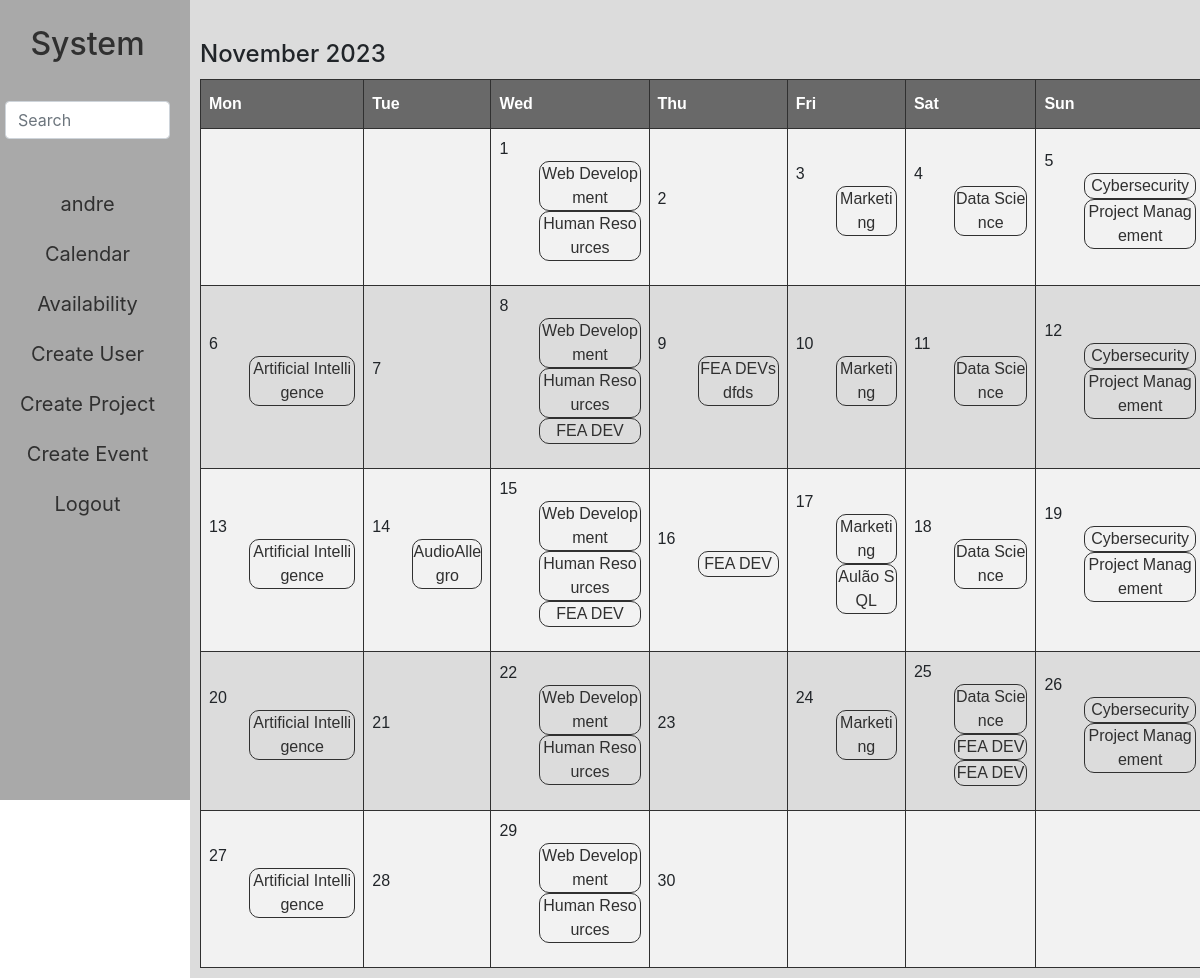
Screenshot of /calendar (signed in) with the database file from the repository.
### system/models.py (models this page shows, shortened)
class User(AbstractUser):
    position = models.ForeignKey("Position", on_delete=models.CASCADE, related_name="user_position", default=None, blank=True, null=True)
    group = models.ForeignKey("Group", on_delete=models.CASCADE, related_name="user_group", blank=True, null=True, default=None)
    area = models.ForeignKey("Area", on_delete=models.CASCADE, related_name="user_area", default=None, blank=True, null=True)
    biography = models.TextField(max_length=250, blank=True, null=True)

class Group(models.Model):
    ai = "Artificial Intelligence"
    cs = "Cybersecurity"
    ds = "Data Science"
    wd = "Web Development"
    GROUP_CHOICES = (
        (ai, "Artificial Intelligence"),
        (cs, "Cybersecurity"),
        (ds, "Data Science"),
        (wd, "Web Development"),
    )
    name = models.CharField(max_length=30, choices=GROUP_CHOICES)
    description = models.TextField(max_length=500, blank=True, null=True)
    start_time = models.TimeField()
    end_time = models.TimeField()
    meeting_day = models.CharField(max_length=20, choices=DAY_CHOICES)

class Area(models.Model):
    rh = "Human Resources"
    mkt = "Marketing"
    project = "Project Management"
    AREA_CHOICES = (
        (rh, "Human Resources"),
        (mkt, "Marketing"),
        (project, "Project Management"),
    )
    name = models.CharField(max_length=30, choices=AREA_CHOICES)
    description = models.TextField(max_length=500, blank=True, null=True)
    start_time = models.TimeField()
    end_time = models.TimeField()
    meeting_day = models.CharField(max_length=20, choices=DAY_CHOICES)

class Project(models.Model):
    group = models.ForeignKey("Group", on_delete=models.CASCADE, related_name="project_group")
    responsible = models.ForeignKey("User", on_delete=models.CASCADE, related_name="project_responsible")
    members = models.ManyToManyField("User", blank=True, related_name="project_members")
    name = models.CharField(max_length=50)
    description = models.TextField(max_length=500, blank=True, null=True)
    start_day = models.DateTimeField()
    end_day = models.DateTimeField(blank=True, null=True)
    created = models.DateTimeField(auto_now_add=True)
    category = models.CharField(max_length=20, blank=True, null=True)

class Event(models.Model):
    area = models.ForeignKey("Area", on_delete=models.CASCADE, related_name="event_area")
    responsible = models.ForeignKey("User", on_delete=models.CASCADE, related_name="event_responsible")
    members_planned = models.ManyToManyField("User", blank=True, related_name="event_members_planned")
    members_present = models.ManyToManyField("User", blank=True, related_name="event_members_present", default=None, null=True)
    name = models.CharField(max_length=50)
    description = models.TextField(max_length=500)
    start_day = models.DateTimeField()
    end_day = models.DateTimeField(blank=True, null=True)
    created = models.DateTimeField(auto_now_add=True)
    category = models.CharField(max_length=20, blank=True, null=True)

### system/views.py (the view)
# urls.py: path("calendar", views.calendar, name="calendar"),
@login_required(login_url="login")
def calendar(request):
    month = dt.datetime.now().month
    year = dt.datetime.now().year
    cal = Calendar().monthdays2calendar(year, month)
    projects = Project.objects.filter(start_day__month=month, start_day__year=year).order_by("start_day")
    events = Event.objects.filter(start_day__month=month, start_day__year=year).order_by("start_day")
    areas = Area.objects.all().order_by("meeting_day")
    groups = Group.objects.all().order_by("meeting_day")
    event_dict = {}
    for event in events:
        day_str = str(event.start_day.day)
        if day_str not in event_dict:
            event_dict[day_str] = [event]
        else:
            event_dict[day_str].append(event)
    project_dict = {}
    for project in projects:
        day_str = str(project.start_day.day)
        if day_str not in project_dict:
            project_dict[day_str] = [project]
        else:
            project_dict[day_str].append(project)
    area_dict = {}
    for area in areas:
        day_str = str(area.meeting_day)
        if day_str not in area_dict:
            area_dict[day_str] = [area]
        else:
            area_dict[day_str].append(area)
    group_dict = {}
    for group in groups:
        day_str = str(group.meeting_day)
        if day_str not in group_dict:
            group_dict[day_str] = [group]
        else:
            group_dict[day_str].append(group)
    return render(request, "system/calendar.html", {
        "calendar": cal,
        "month": month_name[month],
        "year": year,
        "event_dict": event_dict,
        "project_dict": project_dict,
        "area_dict": area_dict,
        "group_dict": group_dict
    })

### system/templatetags/custom_tags.py (called while the page is built)
@register.filter
def get_item(dictionary, key):
    return dictionary.get(str(key))

@register.filter
def verify(dictionary, key):
    return str(key) in dictionary

### system/templates/system/calendar.html
{% extends "system/layout.html" %}
{% load custom_tags %}
{% block body %}
    <div>
        <div>
            <h4 class="day-calendar">{{ month }} {{ year }}</h4>
        </div>
        <table id="calendar">
            <tr class="header-calendar">
                <th>Mon</th>
                <th>Tue</th>
                <th>Wed</th>
                <th>Thu</th>
                <th>Fri</th>
                <th>Sat</th>
                <th>Sun</th>
            </tr>
            {% for cal in calendar %}
                <tr>
                {% for day, weekday in cal %}
                    {% if day == 0 %}
                        <td></td>
                    {% else %}
                        <td>
                            <span>
                                {{ day }}
                            </span>
                            <span>
                                <ul>
                                    {% if group_dict|verify:weekday %}
                                        {% with group_list=group_dict|get_item:weekday %}
                                            {% for group in group_list %}
                                                <li>
                                                    <a href="#">{{ group.name }}</a>
                                                </li>
                                            {% endfor %}
                                        {% endwith %}
                                    {% endif %}
                                    {% if area_dict|verify:weekday %}
                                        {% with area_list=area_dict|get_item:weekday %}
                                            {% for area in area_list %}
                                                <li>
                                                    <a href="#">{{ area.name }}</a>
                                                </li>
                                            {% endfor %}
                                        {% endwith %}
                                    {% endif %}
                                    {% if event_dict|verify:day %}
                                        {% with event_list=event_dict|get_item:day %}
                                            {% for event in event_list %}
                                                <li>
                                                    <a href="#">{{ event.name }}</a>
                                                </li>
                                            {% endfor %}
                                        {% endwith %}
                                    {% endif %}
                                    {% if project_dict|verify:day %}
                                        {% with project_list=project_dict|get_item:day %}
                                            {% for project in project_list %}
                                                <li>
                                                    <a href="#">{{ project.name }}</a>
                                                </li>
                                            {% endfor %}
                                        {% endwith %}
                                    {% endif %}
                                </ul>
                            </span>
                        </td>
                    {% endif %}
                {% endfor %}
                </tr>
            {% endfor %}
        </table>
    </div>
{% endblock body %}

### system/templates/system/layout.html (shortened to what this page needs)
{% load static %}
<!DOCTYPE html>
<html lang="en">
  <head>
    <link rel="stylesheet" href="https://stackpath.bootstrapcdn.com/bootstrap/4.3.1/css/bootstrap.min.css">
    <link href="{% static 'system/styles.css' %}" rel="stylesheet">
  </head>
  <body>
    <div class="row">
        <div class="sidebar col-lg-2 col-md-3">
            <a href="{% url 'index' %}"><h2>System</h2></a>
            <br>
            {% if user.is_authenticated %}
                <form action="#" method="get">
                    <input class="form-control" type="text" name="q" placeholder="Search">
                </form>
                <div>
                    <a href="{% url 'profile' %}">{{ user.username }}</a>
                </div>
                <div>
                    <a href="{% url 'calendar' %}">Calendar</a>
                </div>
                <div>
                    <a href="{% url 'availability' %}">Availability</a>
                </div>
                {% if user.is_staff == 1 %}
                    <div>
                        <a href="{% url 'create_view' 'user' %}">Create User</a>
                    </div>
                    <div>
                        <a href="{% url 'create_view' 'project' %}">Create Project</a>
                    </div>
                    <div>
                        <a href="{% url 'create_view' 'event' %}">Create Event</a>
                    </div>
                {% endif %}
                <div>
                    <a href="{% url 'logout' %}">Logout</a>
                </div>
            {% else %}
                <div>
                    <a href="{% url 'login' %}">Log In</a>
                </div>
            {% endif %}
        </div>
        <div class="main col-lg-10 col-md-9">
            {% block body %}
            {% endblock body %}
        </div>
    </div>
  </body>
</html>

### system/static/system/styles.css (style rules this page uses)
body { font-family: 'Roboto' sans-serif; }
li { list-style-type: none; max-width:100%; word-break:break-all; border: 1px solid #303030; text-align: center; border-radius: 10px; }
li a { color: #303030; text-decoration: none; }
.day-calendar { margin-top: 30px; margin-bottom: 10px; }
#calendar, #calendar-ava { margin: 0 auto; font-family: Arial, Helvetica, sans-serif; border-collapse: collapse; width: 100%; }
#calendar td, #calendar th, #calendar-ava td, #calendar-ava th { border: 1px solid #303030; padding: 8px; }
#calendar tr:nth-child(even) { background-color: #f2f2f2; }
#calendar th, #calendar-ava th { padding-top: 12px; padding-bottom: 12px; text-align: left; background-color: dimgray; color: white; }
.header-calendar, .header-calendar-ava { text-align: center; margin-bottom: 20px; border: 1px solid #303030; }
.main { padding: 10px; background-color: gainsboro; }
.sidebar { background-color: darkgray; height: 100vh; padding: 20px; text-align: center; }
.sidebar a { color: #303030; text-decoration: none; font-size: 20px; }
.sidebar h2 { margin-top: 5px; }
.sidebar div { margin-top: 20px; }

### rows the page displays
User: username "andre"
Group: name "Web Development"
Area: name "Human Resources"
Area: name "Marketing"
Group: name "Data Science"
Group: name "Cybersecurity"
Area: name "Project Management"
Group: name "Artificial Intelligence"
Project: name "FEA DEV"
Project: name "FEA DEVsdfds"
Project: name "AudioAllegro"
Project: name "FEA DEV"
Event: name "FEA DEV"
Project: name "Aulão SQL"
Project: name "FEA DEV"
Project: name "FEA DEV"

### other values shown
{{ month }} "November"
{{ day }} "1" "2" "3" "4" "5" "6" "7" "8" "9" "10" "11" "12" "13" "14" "15" "16" "17" "18" "19" "20" "21" "22" "23" "24" "25" "26" "27" "28" "29" "30"
